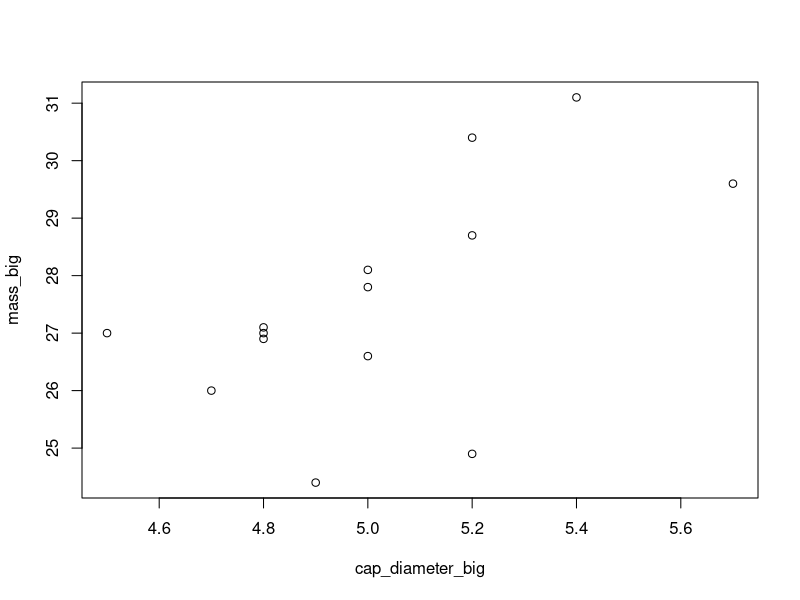
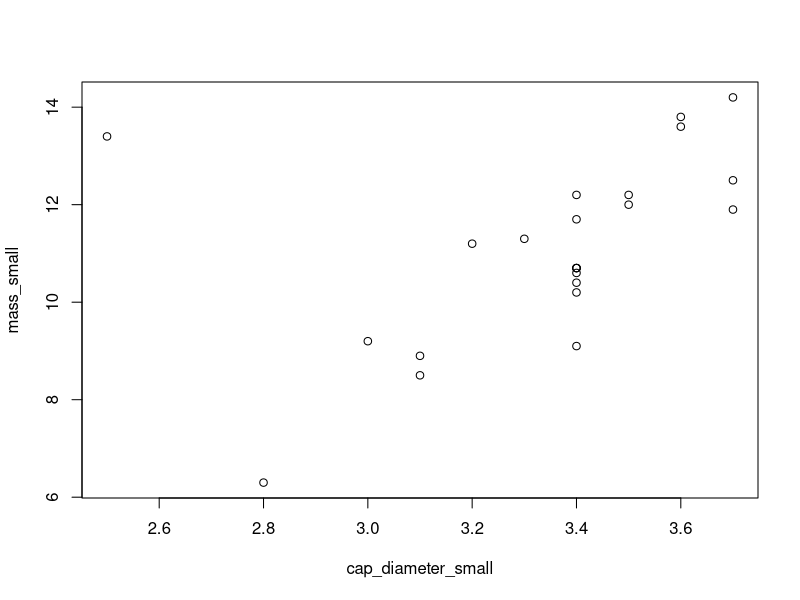
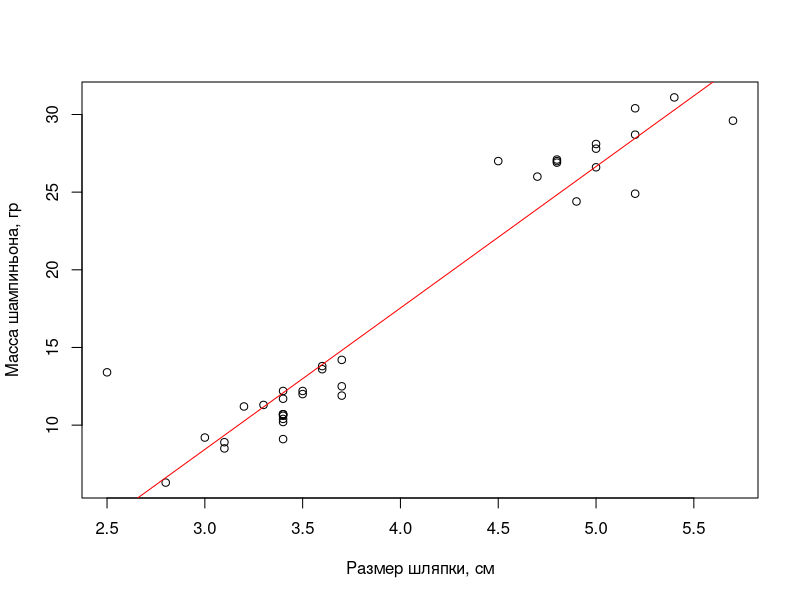

These charts were generated, in order, by the following R code:
###########################################################
########### MIT license 2022 Vladimir Shalyapin ###########
###########################################################
# Cap diameter and mass of champignon (centimeters/grams)
# Диаметр шляпки и масса шампиньона (сантиметры/граммы)
cap_diameter_big <- c(5.0, 5.7, 4.7, 5.2, 4.8, 4.9, 4.5, 5.2, 5.0, 4.8, 4.8, 5.0, 5.4, 5.2)
mass_big <- c(26.6, 29.6, 26.0, 24.9, 26.9, 24.4, 27.0, 30.4, 27.8, 27.1, 27.0, 28.1, 31.1, 28.7)
cap_diameter_small <- c(3.2, 2.5, 3.4, 3.7, 3.3, 3.5, 3.1, 2.8, 3.4, 3.4, 3.4, 3.0, 3.4, 3.7, 3.5, 3.6, 3.4, 3.1, 3.7, 3.4, 3.4, 3.4, 3.6)
mass_small <- c(11.2, 13.4, 12.2, 12.5, 11.3, 12.2, 8.9, 6.3, 10.7, 9.1, 11.7, 9.2, 10.6, 11.9, 12.0, 13.8, 10.7, 8.5, 14.2, 10.4, 10.7, 10.2, 13.6)

# General sampling options
# Общие параметры выборки
summary(cap_diameter_big)
summary(mass_big)
summary(cap_diameter_small)
summary(mass_small)
sum(mass_big)
sum(mass_small)

# Building a graph
# Построение графика
plot(cap_diameter_big, mass_big)
plot(cap_diameter_small, mass_small)

# Generalization of data and construction of a generalized scatterplot with the construction of a linear regression
# Обобщение данных и построение обобщенной диаграммы рассеяния с построением линейной регрессии
total_cap_diameter <- c(5.0, 5.7, 4.7, 5.2, 4.8, 4.9, 4.5, 5.2, 5.0, 4.8, 4.8, 5.0, 5.4, 5.2, 3.2, 2.5, 3.4, 3.7, 3.3, 3.5, 3.1, 2.8, 3.4, 3.4, 3.4, 3.0, 3.4, 3.7, 3.5, 3.6, 3.4, 3.1, 3.7, 3.4, 3.4, 3.4, 3.6)
total_mass <- c(26.6, 29.6, 26.0, 24.9, 26.9, 24.4, 27.0, 30.4, 27.8, 27.1, 27.0, 28.1, 31.1, 28.7, 11.2, 13.4, 12.2, 12.5, 11.3, 12.2, 8.9, 6.3, 10.7, 9.1, 11.7, 9.2, 10.6, 11.9, 12.0, 13.8, 10.7, 8.5, 14.2, 10.4, 10.7, 10.2, 13.6)
data <- data.frame(total_cap_diameter, total_mass)
plot(data$total_cap_diameter, data$total_mass, xlab = 'Размер шляпки, см', ylab = 'Масса шампиньона, гр')

# Influence of the cap diameter on the mass of champignon (regression construction)
# Влияние диаметра шляпки на массу шампиньона (построение регрессии)
# y <- -18.881+9.106*x
abline(lm(total_mass ~ total_cap_diameter, data=data), col='red')
lm_mass_diameter <- lm(total_mass ~ total_cap_diameter)
lm_mass_diameter
